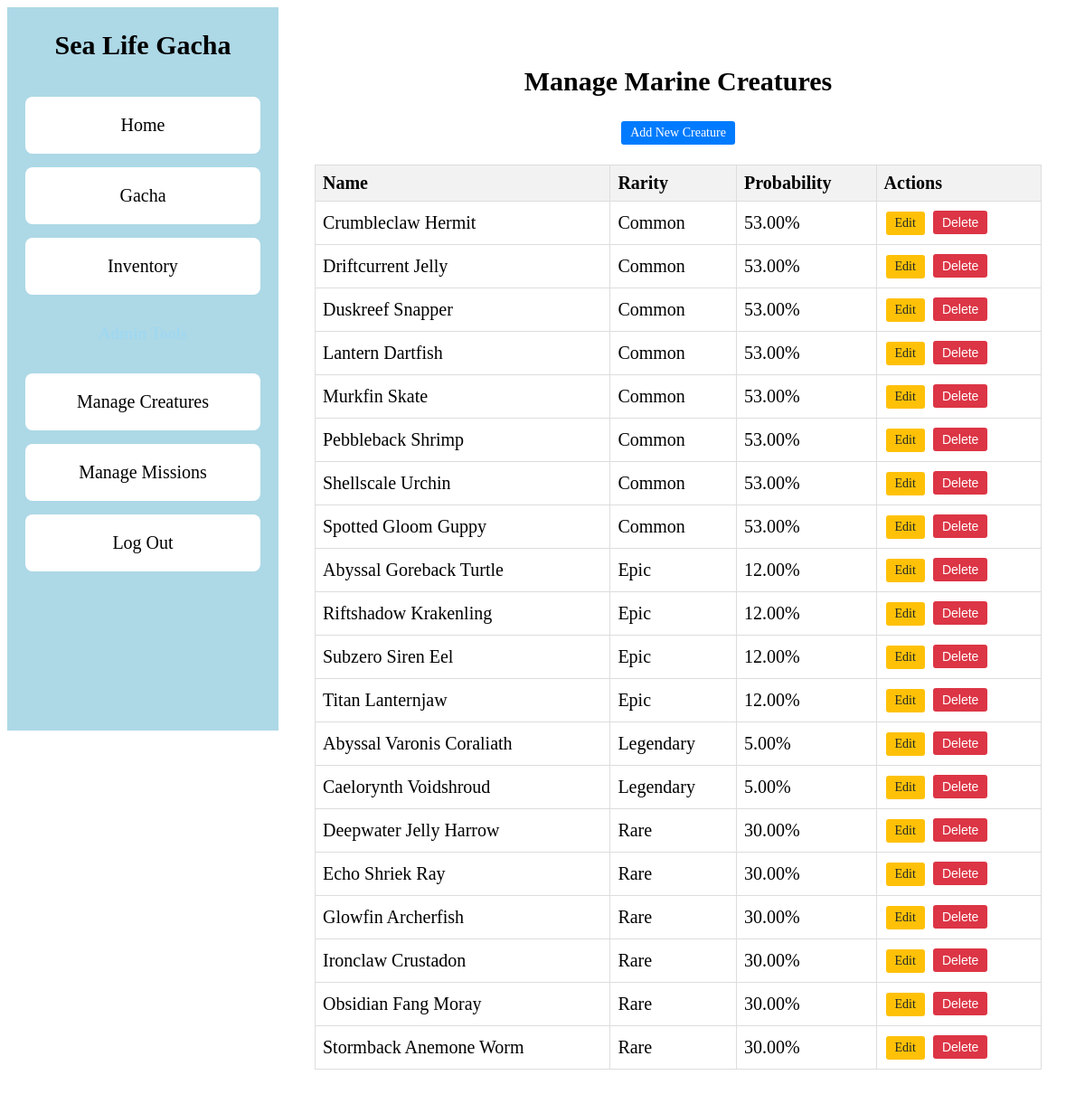
The app's page /admin/creatures (signed in) with its own data.
### models.py (models this page shows)
class Creature(db.Model):
    creature_id = db.Column(db.Integer, primary_key=True)
    name = db.Column(db.String(100), nullable=False)
    rarity = db.Column(db.String(20), nullable=False)
    image = db.Column(db.String(100))
    probability = db.Column(db.Float, nullable=False)
    description = db.Column(db.String(255))

### app.py (the view)
@app.route('/admin/creatures')
@admin_required
def admin_creatures():
    creatures = Creature.query.order_by(Creature.rarity, Creature.name).all()
    return render_template('admin_creatures.html', creatures=creatures)

### app.py (called while the page is built)
def get_current_user():
    if 'user_id' in session:
        return db.session.get(User, session['user_id'])
    return None

def admin_required(f):
    @wraps(f)
    def decorated_function(*args, **kwargs):
        user = get_current_user()
        if not user or user.role != 'admin': # Check for the 'admin' role
            flash("Access denied. Admin privileges required.", 'error')
            return redirect(url_for('home'))
        return f(*args, **kwargs)
    return decorated_function

### templates/admin_creatures.html
{% extends "base.html" %}
{% block content %}
<div class="admin-container">
    <h2>Manage Marine Creatures</h2>
    <div class="admin-actions">
        <a href="{{ url_for('new_creature') }}" class="btn btn-primary">Add New Creature</a>
    </div>
    <table class="admin-table">
        <thead>
            <tr>
                <th>Name</th>
                <th>Rarity</th>
                <th>Probability</th>
                <th>Actions</th>
            </tr>
        </thead>
        <tbody>
            {% for creature in creatures %}
            <tr data-creature-id="{{ creature.creature_id }}">
                <td>{{ creature.name }}</td>
                <td><span class="rarity {{ creature.rarity }}">{{ creature.rarity|title }}</span></td>
                <td>{{ "%.2f"|format(creature.probability * 100) }}%</td>
                <td>
                    <a href="{{ url_for('edit_creature', creature_id=creature.creature_id) }}" class="btn btn-edit">Edit</a>
                    <form method="POST" action="{{ url_for('delete_creature', creature_id=creature.creature_id) }}" style="display:inline;">
                        <button type="submit"
                                class="btn btn-delete"
                                onclick="return confirm('Are you sure you want to permanently delete the creature {{ creature.name }}? This cannot be undone.');">
                            Delete
                        </button>
                    </form>
                </td>
            </tr>
            {% endfor %}
        </tbody>
    </table>
</div>
{% endblock %}

### templates/base.html (shortened to what this page needs)
<!DOCTYPE html>
<html lang="en">
<head>
    <link rel="stylesheet" href="{{ url_for('static', filename='style.css') }}">
</head>
<body>
    {% set auth_endpoints = ['auth', 'login', 'register', 'forgot_password'] %}
    {% set hide_sidebar = request.endpoint in auth_endpoints %}
    <div class="container {% if hide_sidebar %}auth-mode{% endif %}">
        {% if not hide_sidebar %}
        <div class="sidebar">
            <h2>Sea Life Gacha</h2>
            <ul>
                {% if session.get('user_id') %}
                    <li><a href="{{ url_for('home') }}" class="{% if request.endpoint == 'home' %}active{% endif %}" title="Clicker and Missions">Home</a></li>
                    <li><a href="{{ url_for('gacha') }}" class="{% if request.endpoint == 'gacha' %}active{% endif %}" title="Pull New Creatures">Gacha</a></li>
                    <li><a href="{{ url_for('inventory') }}" class="{% if request.endpoint == 'inventory' %}active{% endif %}" title="View Your Collection">Inventory</a></li>
                {% endif %}
            </ul>
            {% if session.get('role') == 'admin' %}
                <p class="admin-label" style="font-size: 0.9em; font-weight: bold; color: #a0d8f0; padding: 0 15px;">Admin Tools</p>
                <ul>
                    <li><a href="{{ url_for('admin_creatures') }}" class="{% if request.endpoint in ['admin_creatures', 'new_creature', 'edit_creature'] %}active{% endif %}" title="Edit Gacha rates and creatures">Manage Creatures</a></li>
                    <li><a href="{{ url_for('admin_missions') }}" class="{% if request.endpoint in ['admin_missions', 'new_mission', 'edit_mission'] %}active{% endif %}" title="Edit Missions and Rewards">Manage Missions</a></li>
                    <li><a href="{{ url_for('logout') }}" class="logout-link">Log Out</a></li>
                </ul>
            {% endif %}
        </div>
        {% endif %}
        <div class="main-content">
            {% block content %}{% endblock %}
        </div>
    </div>
</body>
</html>

### static/style.css (style rules this page uses)
.admin-container { padding: 20px; }
.admin-table { width: 100%; border-collapse: collapse; margin-top: 20px; }
.admin-table th, .admin-table td { border: 1px solid #ddd; padding: 8px; text-align: left; }
.admin-table th { background-color: #f2f2f2; font-weight: bold; }
.btn { padding: 5px 10px; border: none; border-radius: 3px; cursor: pointer; margin: 2px; font-size: 14px; text-decoration: none; display: inline-block; text-align: center; }
.btn-primary { background-color: #007bff; color: white; }
.btn-edit { background-color: #ffc107; color: #212529; }
.btn-delete { background-color: #dc3545; color: white; }
.container { display: flex; font-size: 20px; text-align: center; }
.sidebar { width: 300px; height: 100vh; display: flex; flex-direction: column; background-color: lightblue; text-align: center; }
.sidebar ul { list-style: none; padding: 0; margin: 0; }
.sidebar ul li { margin-bottom: 15px; background-color: white; padding: 10px 20px; border-radius: 8px; display: block; margin: 15px 20px; }
.sidebar ul li a { display: block; padding: 10px 12px; text-decoration: none; font-size: 20px; color: black; }
.main-content { flex: 1; padding: 20px; }

### records on screen
Creature: name "Crumbleclaw Hermit", rarity "Common", creature.probability*100 "53.00"
Creature: name "Driftcurrent Jelly", rarity "Common", creature.probability*100 "53.00"
Creature: name "Duskreef Snapper", rarity "Common", creature.probability*100 "53.00"
Creature: name "Lantern Dartfish", rarity "Common", creature.probability*100 "53.00"
Creature: name "Murkfin Skate", rarity "Common", creature.probability*100 "53.00"
Creature: name "Pebbleback Shrimp", rarity "Common", creature.probability*100 "53.00"
Creature: name "Shellscale Urchin", rarity "Common", creature.probability*100 "53.00"
Creature: name "Spotted Gloom Guppy", rarity "Common", creature.probability*100 "53.00"
Creature: name "Abyssal Goreback Turtle", rarity "Epic", creature.probability*100 "12.00"
Creature: name "Riftshadow Krakenling", rarity "Epic", creature.probability*100 "12.00"
Creature: name "Subzero Siren Eel", rarity "Epic", creature.probability*100 "12.00"
Creature: name "Titan Lanternjaw", rarity "Epic", creature.probability*100 "12.00"
Creature: name "Abyssal Varonis Coraliath", rarity "Legendary", creature.probability*100 "5.00"
Creature: name "Caelorynth Voidshroud", rarity "Legendary", creature.probability*100 "5.00"
Creature: name "Deepwater Jelly Harrow", rarity "Rare", creature.probability*100 "30.00"
Creature: name "Echo Shriek Ray", rarity "Rare", creature.probability*100 "30.00"
Creature: name "Glowfin Archerfish", rarity "Rare", creature.probability*100 "30.00"
Creature: name "Ironclaw Crustadon", rarity "Rare", creature.probability*100 "30.00"
Creature: name "Obsidian Fang Moray", rarity "Rare", creature.probability*100 "30.00"
Creature: name "Stormback Anemone Worm", rarity "Rare", creature.probability*100 "30.00"
